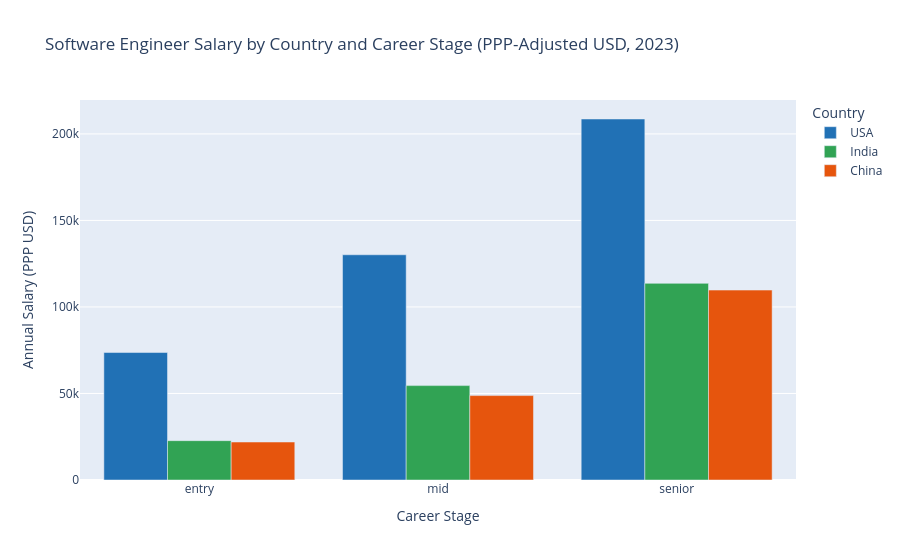

Notebook cell for this chart:
### Code cell
swe_all = df[df['role'] == 'software_engineer'].copy()

fig = px.bar(
    swe_all, x='career_stage', y='median_salary_ppp_usd', color='country',
    barmode='group',
    category_orders={'career_stage': ['entry', 'mid', 'senior'], 'country': ['USA', 'India', 'China']},
    color_discrete_map=country_colors,
    title='Software Engineer Salary by Country and Career Stage (PPP-Adjusted USD, 2023)',
    labels={'career_stage': 'Career Stage', 'median_salary_ppp_usd': 'Annual Salary (PPP USD)', 'country': 'Country'},
)
fig.show()

### Figure 1 — Plotly figure (JSON) as saved in the notebook; plotly's stock layout.template omitted (floating-point values rounded to 4 significant figures)
{"data": [{"alignmentgroup": "True", "hovertemplate": "Country=USA<br>Career Stage=%{x}<br>Annual Salary (PPP USD)=%{y}<extra></extra>", "legendgroup": "USA", "marker": {"color": "#2171b5", "pattern": {"shape": ""}}, "name": "USA", "offsetgroup": "USA", "orientation": "v", "showlegend": true, "textposition": "auto", "type": "bar", "x": ["entry", "mid", "senior"], "xaxis": "x", "y": [73670.0, 130200.0, 208600.0], "yaxis": "y"}, {"alignmentgroup": "True", "hovertemplate": "Country=India<br>Career Stage=%{x}<br>Annual Salary (PPP USD)=%{y}<extra></extra>", "legendgroup": "India", "marker": {"color": "#31a354", "pattern": {"shape": ""}}, "name": "India", "offsetgroup": "India", "orientation": "v", "showlegend": true, "textposition": "auto", "type": "bar", "x": ["entry", "mid", "senior"], "xaxis": "x", "y": [22730.0, 54540.0, 113600.0], "yaxis": "y"}, {"alignmentgroup": "True", "hovertemplate": "Country=China<br>Career Stage=%{x}<br>Annual Salary (PPP USD)=%{y}<extra></extra>", "legendgroup": "China", "marker": {"color": "#e6550d", "pattern": {"shape": ""}}, "name": "China", "offsetgroup": "China", "orientation": "v", "showlegend": true, "textposition": "auto", "type": "bar", "x": ["entry", "mid", "senior"], "xaxis": "x", "y": [21950.0, 48780.0, 109800.0], "yaxis": "y"}], "layout": {"barmode": "group", "legend": {"title": {"text": "Country"}, "tracegroupgap": 0}, "title": {"text": "Software Engineer Salary by Country and Career Stage (PPP-Adjusted USD, 2023)"}, "xaxis": {"anchor": "y", "categoryarray": ["entry", "mid", "senior"], "categoryorder": "array", "domain": [0.0, 1.0], "title": {"text": "Career Stage"}}, "yaxis": {"anchor": "x", "domain": [0.0, 1.0], "title": {"text": "Annual Salary (PPP USD)"}}}}
